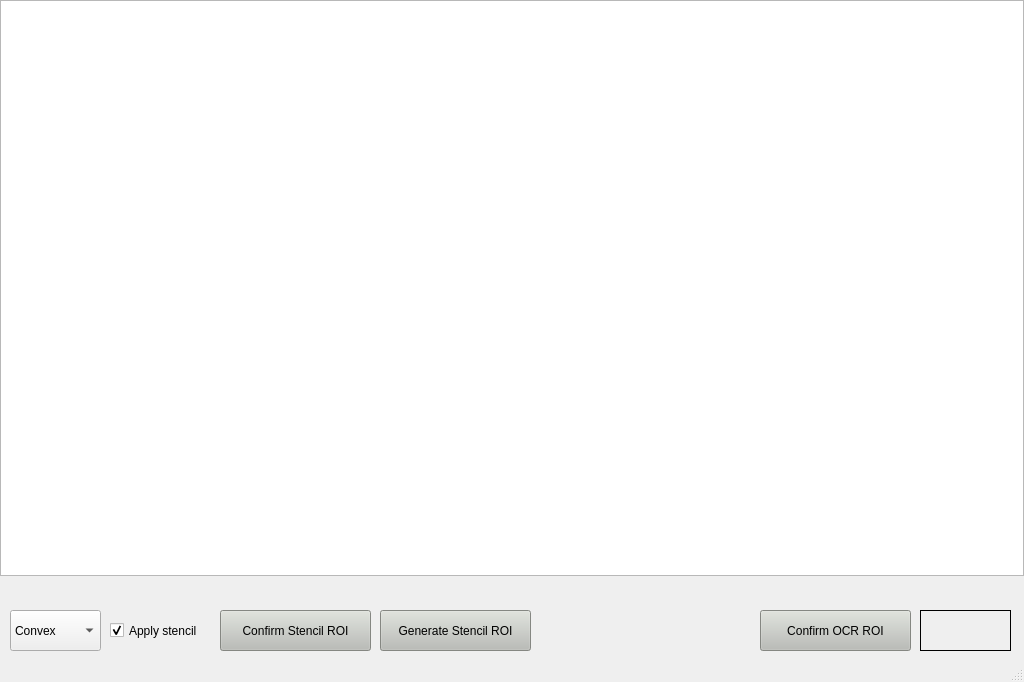
<?xml version="1.0" encoding="UTF-8"?>
<ui version="4.0">
 <class>MainWindow</class>
 <widget class="QMainWindow" name="MainWindow">
  <property name="geometry">
   <rect>
    <x>0</x>
    <y>0</y>
    <width>1024</width>
    <height>682</height>
   </rect>
  </property>
  <property name="windowTitle">
   <string>MainWindow</string>
  </property>
  <widget class="QWidget" name="centralwidget">
   <widget class="QPushButton" name="ocrRoiPushButton">
    <property name="geometry">
     <rect>
      <x>760</x>
      <y>610</y>
      <width>151</width>
      <height>41</height>
     </rect>
    </property>
    <property name="styleSheet">
     <string notr="true">background-color: rgb(186, 189, 182);</string>
    </property>
    <property name="text">
     <string>Confirm OCR ROI</string>
    </property>
   </widget>
   <widget class="QLabel" name="depthDisplaylabel">
    <property name="geometry">
     <rect>
      <x>920</x>
      <y>610</y>
      <width>91</width>
      <height>41</height>
     </rect>
    </property>
    <property name="styleSheet">
     <string notr="true">border-color: rgb(0, 0, 0);</string>
    </property>
    <property name="frameShape">
     <enum>QFrame::Box</enum>
    </property>
    <property name="text">
     <string/>
    </property>
   </widget>
   <widget class="QGraphicsView" name="mainGraphicsView">
    <property name="geometry">
     <rect>
      <x>0</x>
      <y>0</y>
      <width>1024</width>
      <height>576</height>
     </rect>
    </property>
   </widget>
   <widget class="QPushButton" name="confirmStencilRoiPushButton">
    <property name="geometry">
     <rect>
      <x>220</x>
      <y>610</y>
      <width>151</width>
      <height>41</height>
     </rect>
    </property>
    <property name="styleSheet">
     <string notr="true">background-color: rgb(186, 189, 182);</string>
    </property>
    <property name="text">
     <string>Confirm Stencil ROI</string>
    </property>
   </widget>
   <widget class="QPushButton" name="generateStencilRoiPushButton">
    <property name="geometry">
     <rect>
      <x>380</x>
      <y>610</y>
      <width>151</width>
      <height>41</height>
     </rect>
    </property>
    <property name="styleSheet">
     <string notr="true">background-color: rgb(186, 189, 182);</string>
    </property>
    <property name="text">
     <string>Generate Stencil ROI</string>
    </property>
   </widget>
   <widget class="QComboBox" name="probeTypeComboBox">
    <property name="geometry">
     <rect>
      <x>10</x>
      <y>610</y>
      <width>91</width>
      <height>41</height>
     </rect>
    </property>
    <item>
     <property name="text">
      <string>Convex</string>
     </property>
    </item>
    <item>
     <property name="text">
      <string>Linear</string>
     </property>
    </item>
   </widget>
   <widget class="QCheckBox" name="applyStencilCheckBox">
    <property name="geometry">
     <rect>
      <x>110</x>
      <y>610</y>
      <width>111</width>
      <height>41</height>
     </rect>
    </property>
    <property name="text">
     <string>Apply stencil</string>
    </property>
    <property name="checked">
     <bool>true</bool>
    </property>
   </widget>
  </widget>
  <widget class="QStatusBar" name="statusbar"/>
 </widget>
 <resources/>
 <connections/>
</ui>
